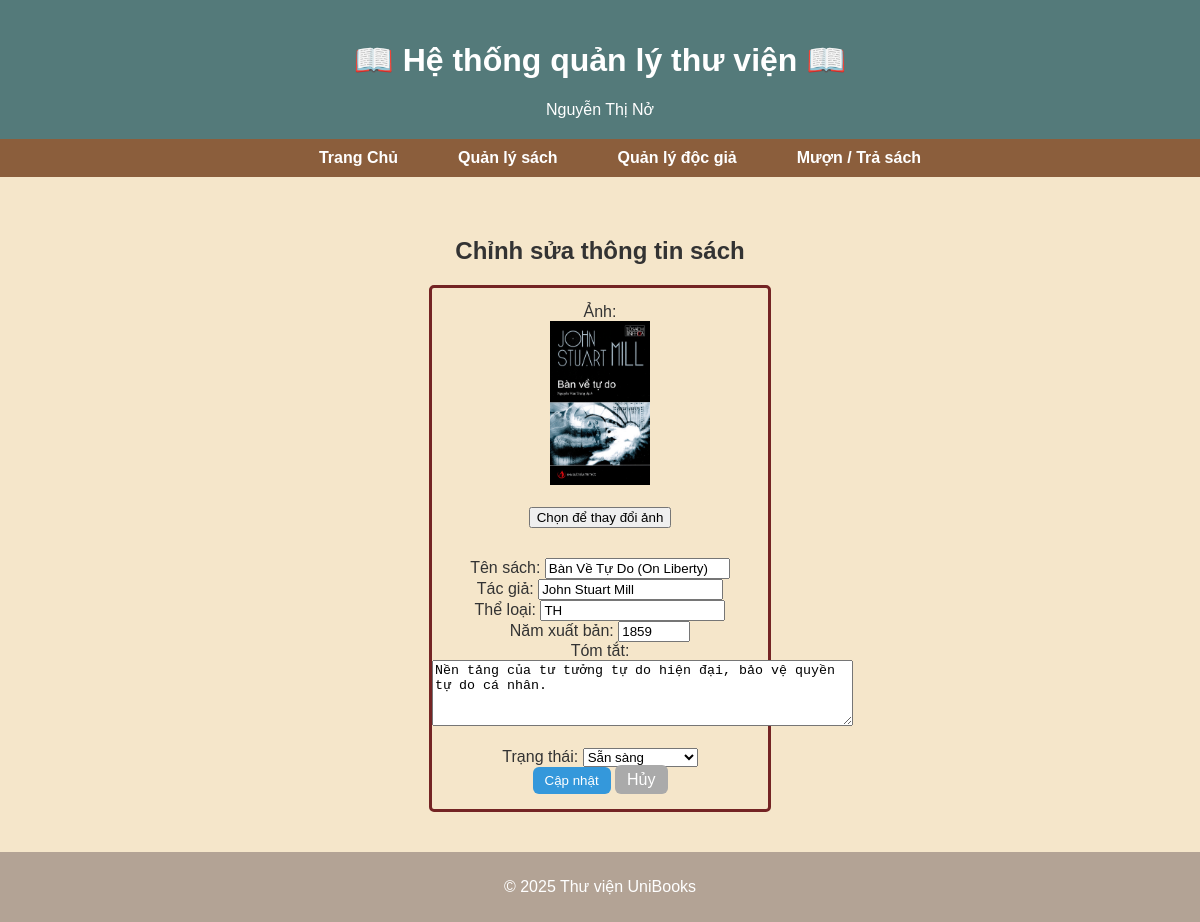
The app's page /books/books_edit.php?id=TH_01 (signed in) with its own data.
### tables this page shows
CREATE TABLE `books` (
  `id` varchar(11) NOT NULL,
  `images` varchar(500) DEFAULT NULL,
  `title` varchar(255) DEFAULT NULL,
  `author` varchar(255) DEFAULT NULL,
  `category` varchar(100) DEFAULT NULL,
  `publish_year` int(11) DEFAULT NULL,
  `summary` text DEFAULT NULL,
  `status` enum('available','borrowed') DEFAULT 'available'
);

### books/books_edit.php (the view, shortened to what this page needs)
<?php
require_once '../database/db.php';
$book = null;
if ($_SERVER['REQUEST_METHOD'] === 'GET') {
    if (isset($_GET['id'])) {
        $book_id = $_GET['id'];
        try {
            $stmt = $pdo->prepare("SELECT * FROM books WHERE id = ?");
            $stmt->execute([$book_id]);
            $book = $stmt->fetch(PDO::FETCH_ASSOC);
        } catch (PDOException $e) {
            $error_message = "Lỗi truy vấn dữ liệu: " . $e->getMessage();
        }
    } else {
        $error_message = "Sách không hợp lệ.";
    }
}
?>
<?php include("../includes/header.php"); ?>
<?php include("../includes/nav.php"); ?>
<main>
    <link rel="stylesheet" href="../assets/styles.css">
    <h2>Chỉnh sửa thông tin sách</h2>
    <?php if ($book): ?>
        <form class="form-edit-book" action="books_edit.php?id=<?= htmlspecialchars($book['id']) ?>"
            method="POST" enctype="multipart/form-data">
            <div class="container-edit-book">
                <div class="form-group-img">
                    <label>Ảnh:</label><br>
                    <img class ="images" name="images" src="<?= htmlspecialchars($book['images']) ?>"><br><br>
                    <button type ="button" class="btn-change-img">Chọn để thay đổi ảnh</button>
                </div>
                <div class="information-edit-book">
                    <div class="form-group-information">
                        <label for="title">Tên sách:</label>
                        <input type="text" id="title" name="title"
                        value="<?= htmlspecialchars($book['title']) ?>" required>
                    </div>
                    <div class="form-group-information">
                        <label for="author">Tác giả:</label>
                        <input type="text" id="author" name="author"
                        value="<?= htmlspecialchars($book['author']) ?>" required>
                    </div>
                    <div class="form-group-information">
                        <label for="category">Thể loại:</label>
                        <input type="text" id="category" name="category"
                        value="<?= htmlspecialchars($book['category']) ?>" required>
                    </div>
                    <div class="form-group-information">
                        <label for="publish_year">Năm xuất bản:</label>
                        <input type="number" id="publish_year" name="publish_year"
                            min="1000" max="<?= date('Y') + 1 ?>"
                            value="<?= htmlspecialchars($book['publish_year']) ?>" required>
                    </div>
                    <div class="form-group-information">
                        <label>Tóm tắt:</label><br>
                        <textarea name="summary" rows="4" cols="50"><?= htmlspecialchars($book['summary']) ?></textarea><br><br>
                    </div>
                    <div class="form-group-information">
                        <label for="status">Trạng thái:</label>
                        <select id="status" name="status" required>
                            <option value="available" <?= $book['status'] === 'available' ? 'selected' : '' ?>>
                                Sẵn sàng
                            </option>
                        </select>
                    </div>
                    <div class="form-group-information">
                        <input type="submit" value="Cập nhật" class="btn">
                        <a href="books_list.php" class="btn" style="background-color: #aaa;">Hủy</a>
                    </div>
                </div>
            </div>
        </form>
    <?php endif; ?>
</main>
<?php include("../includes/footer.php"); ?>

### assets/styles.css (style rules this page uses)
:root { --bg-img: url('../public/BG-img-register.jpg');; }
body { font-family: Arial, sans-serif; background-color: #F5E6CA; color: #333; margin: 0; padding: 0; }
main { text-align: center; padding: 40px; }
.form-edit-book { display: flex; width: 100%; justify-content: center; }
.container-edit-book { width: 30%; height: fit-content; border-radius: 5px; border: 3px solid rgb(116, 36, 36); padding: 15px 0; }
.container-edit-book img { width: 100px; }
.form-group-img { margin-bottom: 30px; }
.btn { padding: 6px 12px; background-color: #3498db; color: white; border: none; border-radius: 6px; text-decoration: none; }

### records on screen
books: images (picture), title "Bàn Về Tự Do (On Liberty)", author "John Stuart Mill", category "TH", publish_year "1859", summary "Nền tảng của tư tưởng tự do hiện đại, bảo vệ quyền tự do cá nhân.", status "Sẵn sàng"

### other values on screen
$_SESSION['username'] "Nguyễn Thị Nở"
